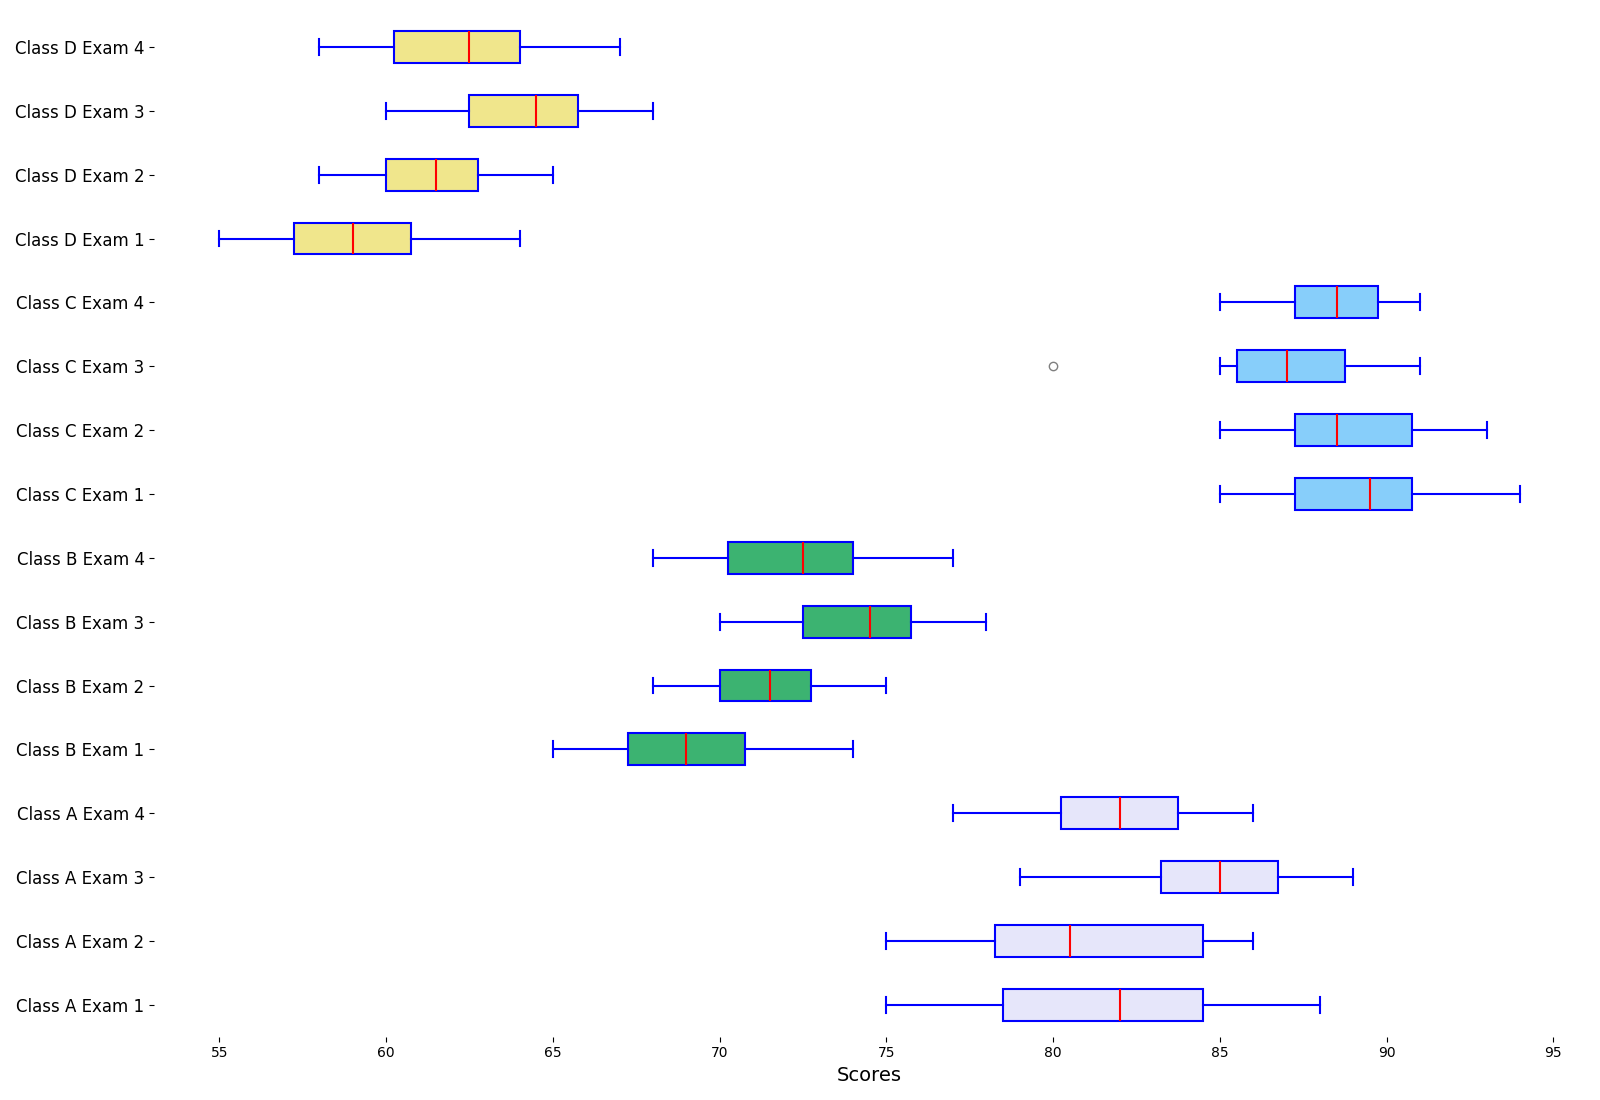

This figure's Python source:
import matplotlib.pyplot as plt

class_a_scores = [
    [78, 82, 85, 83, 80, 75, 77, 85, 88, 82],
    [83, 85, 75, 79, 77, 81, 80, 85, 86, 78],
    [88, 85, 83, 87, 80, 79, 85, 89, 86, 84],
    [82, 83, 79, 77, 81, 85, 82, 80, 86, 84]
]

class_b_scores = [
    [65, 70, 68, 72, 69, 67, 66, 71, 74, 69],
    [70, 75, 72, 74, 70, 68, 73, 72, 71, 70],
    [72, 74, 70, 78, 75, 72, 74, 77, 75, 76],
    [68, 72, 74, 73, 70, 68, 71, 75, 77, 74]
]

class_c_scores = [
    [90, 92, 85, 88, 89, 85, 91, 87, 94, 90],
    [88, 87, 85, 89, 92, 91, 90, 93, 87, 88],
    [87, 85, 80, 85, 87, 90, 89, 91, 88, 87],
    [89, 91, 88, 85, 87, 86, 90, 88, 91, 89]
]

class_d_scores = [
    [55, 60, 58, 62, 59, 57, 56, 61, 64, 59],
    [60, 65, 62, 64, 60, 58, 63, 62, 61, 60],
    [62, 64, 60, 68, 65, 62, 64, 67, 65, 66],
    [58, 62, 64, 63, 60, 58, 61, 65, 67, 64]
]

data = class_a_scores + class_b_scores + class_c_scores + class_d_scores
classes = ['Class A Exam 1', 'Class A Exam 2', 'Class A Exam 3', 'Class A Exam 4',
           'Class B Exam 1', 'Class B Exam 2', 'Class B Exam 3', 'Class B Exam 4',
           'Class C Exam 1', 'Class C Exam 2', 'Class C Exam 3', 'Class C Exam 4',
           'Class D Exam 1', 'Class D Exam 2', 'Class D Exam 3', 'Class D Exam 4']

fig, ax = plt.subplots(figsize=(16, 11))

bplots = ax.boxplot(data, vert=False, patch_artist=True, notch=False,
                    boxprops=dict(facecolor='lightyellow', color='blue', linewidth=1.5),
                    whiskerprops=dict(color='blue', linewidth=1.5),
                    capprops=dict(color='blue', linewidth=1.5),
                    medianprops=dict(color='red', linewidth=1.5),
                    flierprops=dict(marker='o', color='red', alpha=0.5))

new_colors = ['lavender', 'mediumseagreen', 'lightskyblue', 'khaki']
for i in range(0, 16, 4):
    for patch in bplots['boxes'][i:i+4]:
        patch.set_facecolor(new_colors[i // 4])

ax.set_xlabel('Scores', fontsize=14)
ax.set_yticklabels(classes, fontsize=12)

ax.spines['top'].set_linewidth(0)
ax.spines['right'].set_linewidth(0)
ax.spines['left'].set_linewidth(0)
ax.spines['bottom'].set_linewidth(0)

plt.tight_layout()
plt.show()
